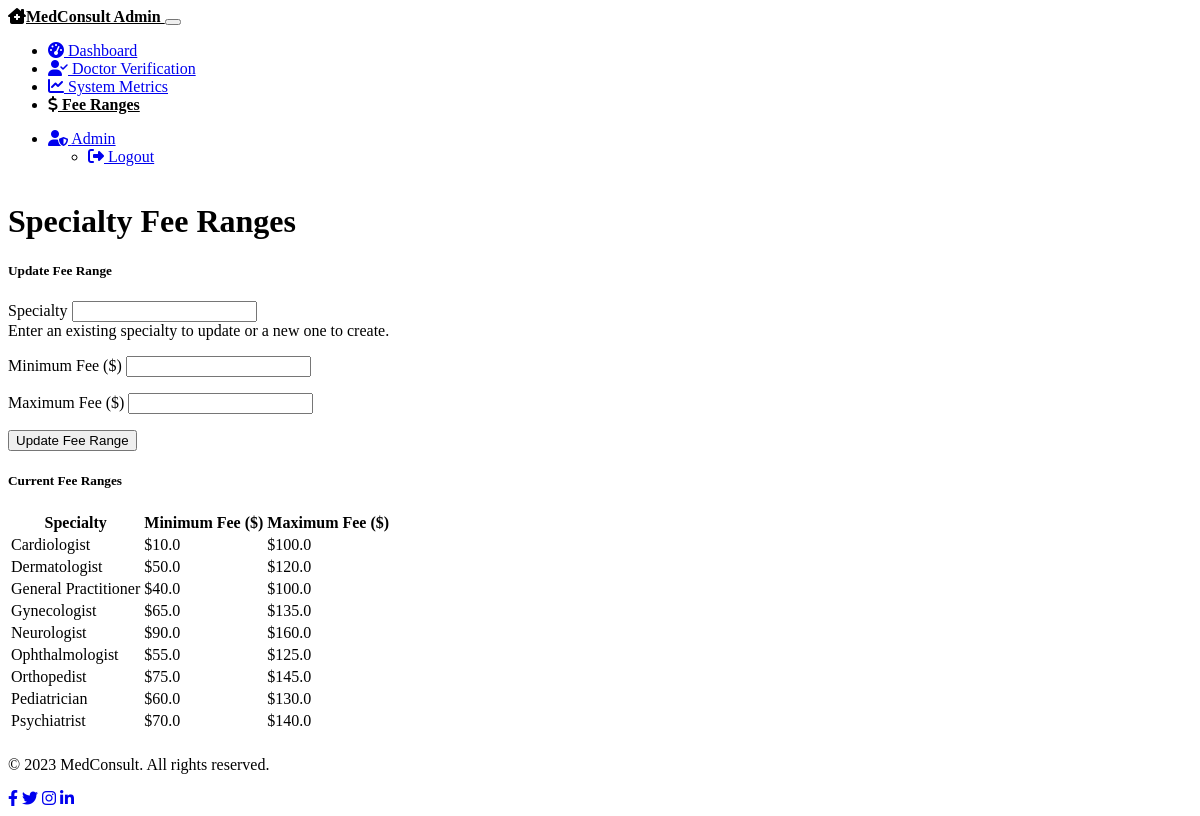
The app's page /admin/specialty-fee-ranges (signed in) with its own data.
### models.py (models this page shows, shortened)
class SpecialtyFeeRange(db.Model):
    __tablename__ = 'specialty_fee_ranges'
    id = db.Column(db.Integer, primary_key=True)
    specialty = db.Column(db.String(100), unique=True, nullable=False)
    min_fee = db.Column(db.Float, nullable=False)
    max_fee = db.Column(db.Float, nullable=False)

### routes.py (the view, shortened to what this page needs)
@app.route('/admin/specialty-fee-ranges', methods=['GET', 'POST'])
@login_required
@admin_required
def specialty_fee_ranges():
    form = SpecialtyFeeRangeForm()
    fee_ranges = SpecialtyFeeRange.query.order_by(SpecialtyFeeRange.specialty).all()
    return render_template('admin/specialty_fee_ranges.html',
                          title='Specialty Fee Ranges',
                          form=form,
                          fee_ranges=fee_ranges)

### forms.py
class SpecialtyFeeRangeForm(FlaskForm):
    specialty = StringField('Specialty', validators=[DataRequired(), Length(max=100)])
    min_fee = FloatField('Minimum Fee ($)', validators=[DataRequired()])
    max_fee = FloatField('Maximum Fee ($)', validators=[DataRequired()])
    submit = SubmitField('Update Fee Range')

### models.py (called while the page is built)
@login_manager.user_loader
def load_user(user_id):
    user = User.query.get(int(user_id))
    if user:
        return user
    return None

### routes.py (called while the page is built)
def admin_required(f):
    @wraps(f)
    def decorated_function(*args, **kwargs):
        if not current_user.is_authenticated or current_user.role != 'admin':
            flash('Access denied: Admin access required', 'danger')
            return redirect(url_for('login'))
        return f(*args, **kwargs)
    return decorated_function

### templates/admin/specialty_fee_ranges.html (shortened to what this page needs)
{% extends "layout.html" %}
{% block content %}
<div class="row mb-4">
    <div class="col-12">
        <h1 class="mb-4">Specialty Fee Ranges</h1>
    </div>
</div>
<div class="row">
    <div class="col-md-6 mb-4">
        <div class="card bg-dark text-light">
            <div class="card-header">
                <h5 class="mb-0">Update Fee Range</h5>
            </div>
            <div class="card-body">
                <form method="POST" action="">
                    <div class="form-group mb-3">
                        {{ form.specialty.label(class="form-label") }}
                        {% if form.specialty.errors %}
                            {{ form.specialty(class="form-control is-invalid") }}
                            <div class="invalid-feedback">
                                {% for error in form.specialty.errors %}
                                    <span>{{ error }}</span>
                                {% endfor %}
                            </div>
                        {% else %}
                            {{ form.specialty(class="form-control") }}
                        {% endif %}
                        <div class="form-text">
                            Enter an existing specialty to update or a new one to create.
                        </div>
                    </div>
                    <div class="row mb-3">
                        <div class="col-md-6">
                            <div class="form-group">
                                {{ form.min_fee.label(class="form-label") }}
                                {% if form.min_fee.errors %}
                                    {{ form.min_fee(class="form-control is-invalid") }}
                                    <div class="invalid-feedback">
                                        {% for error in form.min_fee.errors %}
                                            <span>{{ error }}</span>
                                        {% endfor %}
                                    </div>
                                {% else %}
                                    {{ form.min_fee(class="form-control") }}
                                {% endif %}
                            </div>
                        </div>
                        <div class="col-md-6">
                            <div class="form-group">
                                {{ form.max_fee.label(class="form-label") }}
                                {% if form.max_fee.errors %}
                                    {{ form.max_fee(class="form-control is-invalid") }}
                                    <div class="invalid-feedback">
                                        {% for error in form.max_fee.errors %}
                                            <span>{{ error }}</span>
                                        {% endfor %}
                                    </div>
                                {% else %}
                                    {{ form.max_fee(class="form-control") }}
                                {% endif %}
                            </div>
                        </div>
                    </div>
                    <div class="d-grid">
                        {{ form.submit(class="btn btn-primary") }}
                    </div>
                </form>
            </div>
        </div>
    </div>
    <div class="col-md-6">
        <div class="card bg-dark text-light">
            <div class="card-header">
                <h5 class="mb-0">Current Fee Ranges</h5>
            </div>
            <div class="card-body">
                {% if fee_ranges %}
                    <div class="table-responsive">
                        <table class="table table-dark table-striped">
                            <thead>
                                <tr>
                                    <th>Specialty</th>
                                    <th>Minimum Fee ($)</th>
                                    <th>Maximum Fee ($)</th>
                                </tr>
                            </thead>
                            <tbody>
                                {% for fee_range in fee_ranges %}
                                    <tr>
                                        <td>{{ fee_range.specialty }}</td>
                                        <td>${{ fee_range.min_fee }}</td>
                                        <td>${{ fee_range.max_fee }}</td>
                                    </tr>
                                {% endfor %}
                            </tbody>
                        </table>
                    </div>
                {% else %}
                    <div class="alert alert-info">
                        <i class="fas fa-info-circle me-2"></i>
                        No specialty fee ranges defined yet.
                    </div>
                {% endif %}
            </div>
        </div>
    </div>
</div>
{% endblock %}

### static/css/style.css (style rules this page uses)
body { min-height: 100vh; display: flex; flex-direction: column; background-color: var(--bs-dark); color: var(--bs-light); }
.form-group { margin-bottom: 1rem; }

### records on screen
SpecialtyFeeRange: specialty "Cardiologist", min_fee "10.0", max_fee "100.0"
SpecialtyFeeRange: specialty "Dermatologist", min_fee "50.0", max_fee "120.0"
SpecialtyFeeRange: specialty "General Practitioner", min_fee "40.0", max_fee "100.0"
SpecialtyFeeRange: specialty "Gynecologist", min_fee "65.0", max_fee "135.0"
SpecialtyFeeRange: specialty "Neurologist", min_fee "90.0", max_fee "160.0"
SpecialtyFeeRange: specialty "Ophthalmologist", min_fee "55.0", max_fee "125.0"
SpecialtyFeeRange: specialty "Orthopedist", min_fee "75.0", max_fee "145.0"
SpecialtyFeeRange: specialty "Pediatrician", min_fee "60.0", max_fee "130.0"
SpecialtyFeeRange: specialty "Psychiatrist", min_fee "70.0", max_fee "140.0"
